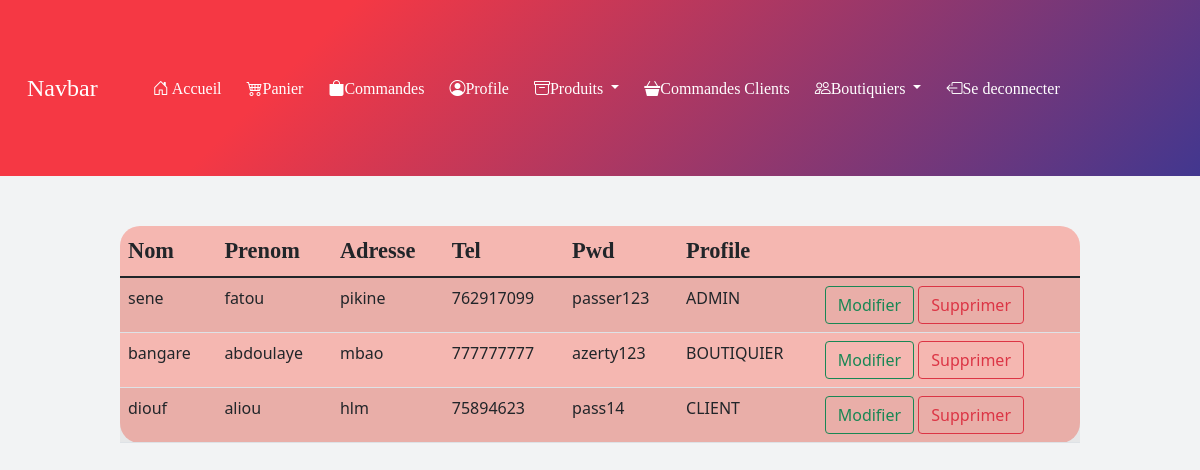
Page /pages/listboutiquier.php (signed in) on the committed database.
### tables this page shows
CREATE TABLE `User`(
 `id` int PRIMARY KEY AUTO_INCREMENT,
 `nom` VARCHAR(100),
 `prenom` VARCHAR(100),
 `adresse` VARCHAR(100),
 `tel` VARCHAR(20) UNIQUE,
 `pwd` VARCHAR(100),
 `profile` ENUM("ADMIN", "BOUTIQUIER", "CLIENT"),
  `corbeille` int
);

### DBTransaction.php (called while the page is built, shortened)
<?php
    class DBTransaction{
        public $database;
        public function __construct(){
            if ($this->database == null) {
                $urlDB = "mysql:host=localhost;dbname=ecommerce";
                $username="root";
                $password="";
                $this->database = new PDO($urlDB,$username,$password);
                $this->database->setAttribute(
                    PDO::ATTR_DEFAULT_FETCH_MODE,
                    PDO::FETCH_ASSOC
                );
            }
        }
        public function getAlluser(){
            $result = $this->database->query("SELECT * FROM user WHERE corbeille='0'");
            return $result->fetchAll();
        }
}
?>

### pages/listboutiquier.php (the view, shortened to what this page needs)
<?php
require('../DBTransaction.php');
$transaction = new DBtransaction();
$alluser = $_SESSION['user']['id'];
$alluser = $transaction->getAlluser($alluser);
?>
<!DOCTYPE html>
<html lang="en">
<head>
    <link rel="stylesheet" href="../assets/bootstrap/css/bootstrap.min.css">
    <link rel="stylesheet" href="https://cdn.jsdelivr.net/npm/bootstrap-icons@1.3.0/font/bootstrap-icons.css">
    <link rel="stylesheet" href="../assets/styles/nave.css">
</head>
<body>
<nav class="navbar navbar-expand-lg navbar-light bg-light custom-nav">
  <div class="container-fluid">
    <a class="logo" href="#">Navbar</a>
    <div class="collapse navbar-collapse" id="navbarNavDropdown">
      <ul class="navbar-nav">
        <li class="nav-item">
            <a class="men" aria-current="page" href="../index.php"> <i class="bi bi-house-door"></i> Accueil</a>
        </li>
        <li class="nav-item">
          <a class="men" href="panier.php"><i class="bi bi-cart4"></i>Panier</a>
        </li>
        <li class="nav-item">
          <a class="men" href="commandes.php"><i class="bi bi-bag-fill"></i>Commandes</a>
        </li>
        <li class="nav-item">
          <a class="men" href="profile.php"><i class="bi bi-person-circle"></i>Profile</a>
        </li>
        <li class="nav-item dropdown">
          <a class="men dropdown-toggle" href="#" id="navbarDropdownMenuLink" role="button" data-bs-toggle="dropdown" aria-expanded="false">
          <i class="bi bi-archive"></i>Produits
          </a>
        </li>
        <li class="nav-item">
          <a class="men" href="commandeclient.php"><i class="bi bi-basket3-fill"></i>Commandes Clients</a>
        </li>
        <li class="nav-item dropdown">
          <a class="men dropdown-toggle" href="#" id="navbarDropdownMenuLink" role="button" data-bs-toggle="dropdown" aria-expanded="false">
          <i class="bi bi-people"></i>Boutiquiers
          </a>
        </li>
        <li class="nav-item">
          <a class="men" href="deconnexion.php"><i class="bi bi-box-arrow-left"></i>Se deconnecter</a>
        </li>
      </ul>
    </div>
  </div>
</nav>
<table class="table table-striped table-hover tProduit">
        <thead class="entete">
            <tr>
                <th>Nom</th>
                <th>Prenom</th>
                <th>Adresse</th>
                <th>Tel</th>
                <th>Pwd</th>
                <th>Profile</th>
            </tr>
        </thead>
        <tbody class="ligne">
        <?php foreach ($alluser as $key => $user) { ?>
        <tr>
            <td><?=$user["nom"] ?></td>
            <td><?=$user["prenom"] ?></td>
            <td><?=$user["adresse"] ?></td>
            <td><?=$user["tel"] ?></td>
            <td><?=$user["pwd"] ?></td>
            <td><?=$user["profile"] ?></td>
            <td>
            <a class="btn btn-outline-success" href="edituser.php?id=<?=$user['id']?>">Modifier</a>
            <a class="btn btn-outline-danger" href="deleteuser.php?id=<?=$user['id']?>">Supprimer</a>
            </td>
        </tr>
        <?php } ?>
        </tbody>
    </table>
</body>
</html>

### assets/styles/nave.css (style rules this page uses)
*,body,html { margin: 0px; padding: 0px; }
.custom-nav { padding: 70px; padding-left: 15px; background-color: #42378f; background-image: linear-gradient(315deg, #42378f 0%, #f53844 74%); }
.men { padding: 5px; margin: 5px; margin-left: 10px; color: white; font-family: "font5"; font-size: 1em; text-decoration: none; }
.logo { font-family: "font5"; color: white; text-decoration: none; font-size: 1.5em; margin-right: 40px; }
.tProduit { width: 80%; margin-left: 10%; margin-right: 10%; background-color: #F5B7B1; border-radius: 20px; margin-top: 50px; }
.tProduit th { font-family: "font1"; font-size: 1.4em; }
body { background-color: #F2F3F4; }

### rows in the picture
user: nom "sene", prenom "fatou", adresse "pikine", tel "762917099", pwd "passer123", profile "ADMIN"
user: nom "bangare", prenom "abdoulaye", adresse "mbao", tel "777777777", pwd "azerty123", profile "BOUTIQUIER"
user: nom "diouf", prenom "aliou", adresse "hlm", tel "75894623", pwd "pass14", profile "CLIENT"
